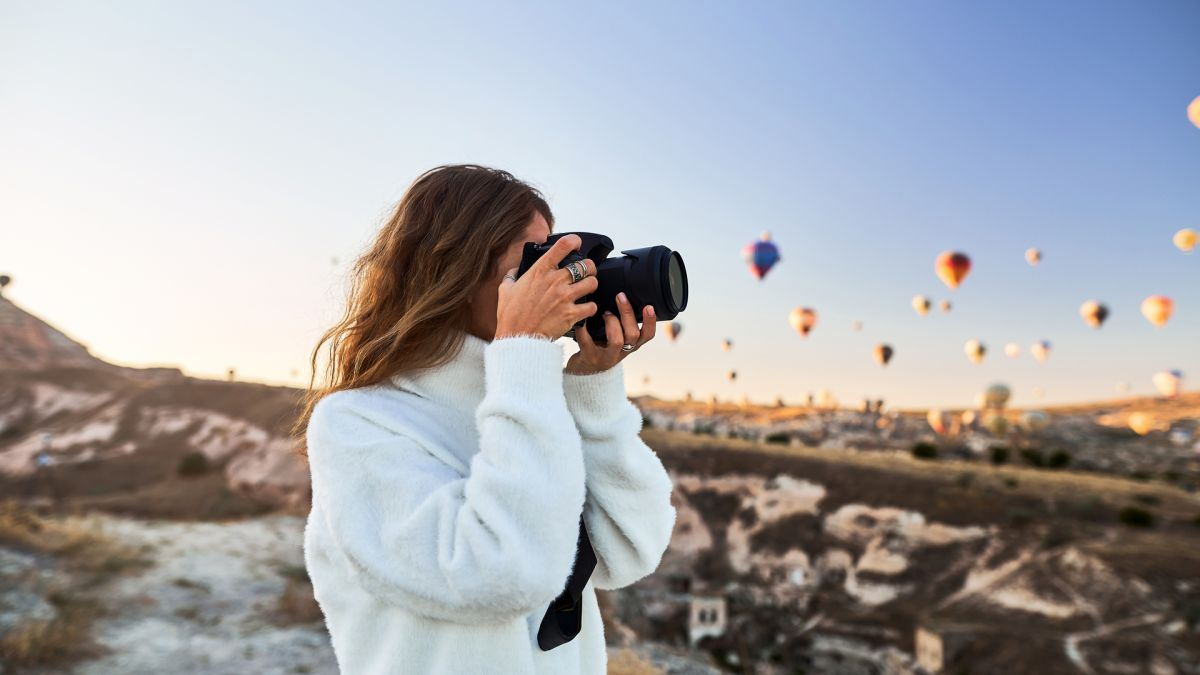
//> input picture girl.jpg, 1200 x 675 px
$ ./grayscale   (built with g++ and OpenCV 4)
//> lines starting //> are read from the running program, lines starting //| are printed output that depends on the picture
// OpenCV Grayscale Image Tutorial
#include <opencv2/core/core.hpp>
#include <opencv2/highgui/highgui.hpp>
#include <iostream>

using namespace cv;
using namespace std;

int main()
{

 cv::Mat src1,src2;

 src1 = imread("/home/ravina/sample/girl.jpg",cv::IMREAD_COLOR);
//> src1 is the input picture: 675 rows x 1200 cols, CV_8UC3; mean B, G, R 169.7, 166.3, 166.7
 src2 = Mat::zeros(src1.rows,src1.cols, cv::IMREAD_GRAYSCALE);

 if( !src1.data ) { printf("Error loading src1 \n"); return -1;}


int sum = 0;

for (int i=0; i<src1.cols ; i++){
for (int j=0 ; j<src1.rows ; j++)
 {
Vec3b color1 = src1.at<Vec3b>(Point(i,j));
Scalar color2 = src2.at<uchar>(Point(i,j));
for(int c=0;c<3;c++){
    sum = sum + (0.33*src1.at<Vec3b>(Point(i,j))[c]);
}
src2.at<uchar>(Point(i,j)) = sum;
      //src2.at<uchar>(Point(i,j)) = (0.33*src1.at<Vec3b>(Point(i,j))[0]+0.33*src1.at<Vec3b>(Point(i,j))[1]+0.33*src1.at<Vec3b>(Point(i,j))[2]);


  }
 }
//> this loop made 1200 passes
//> sum on passes 1 to 3: 104468, 208923, 313505
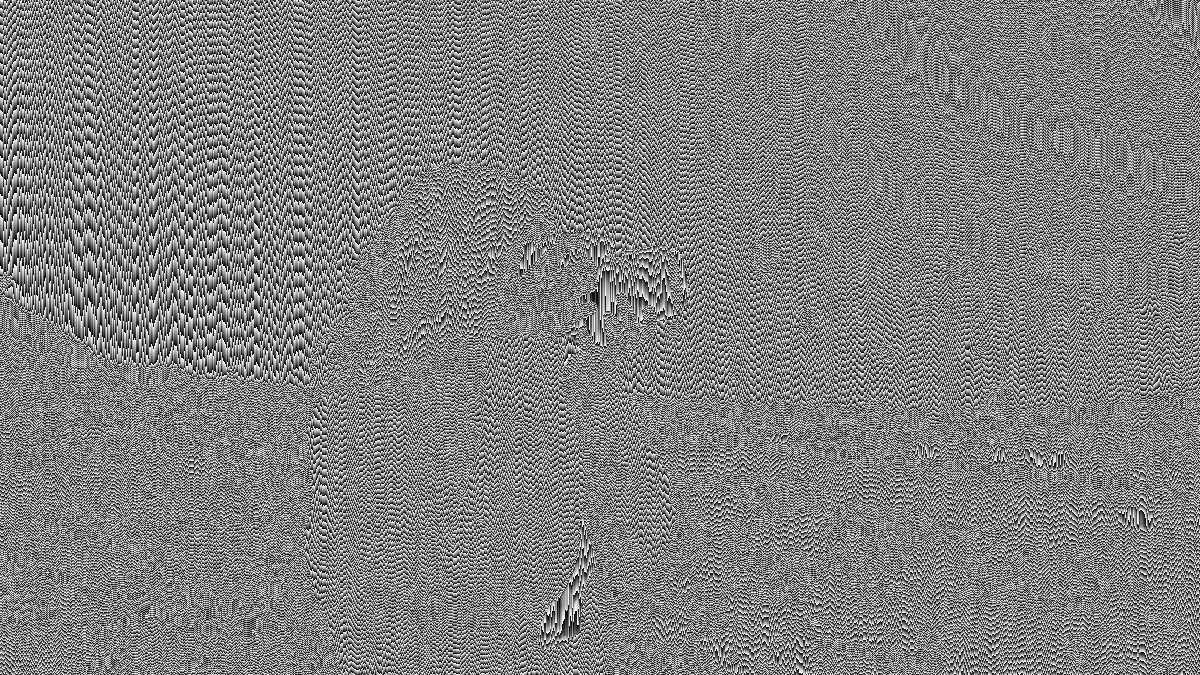
//> src2: 675 rows x 1200 cols, CV_8UC1; min 0, max 255, mean 127.5
//> after the loop, sum = 133100156


    // [72 lines of commented-out code are left out]


imshow("GRAYSCALE_IMAGE", src2);


imshow("Original Image", src1);

 waitKey(0);
 return 0;
}

$ run again, with tom.png saved as girl.jpg
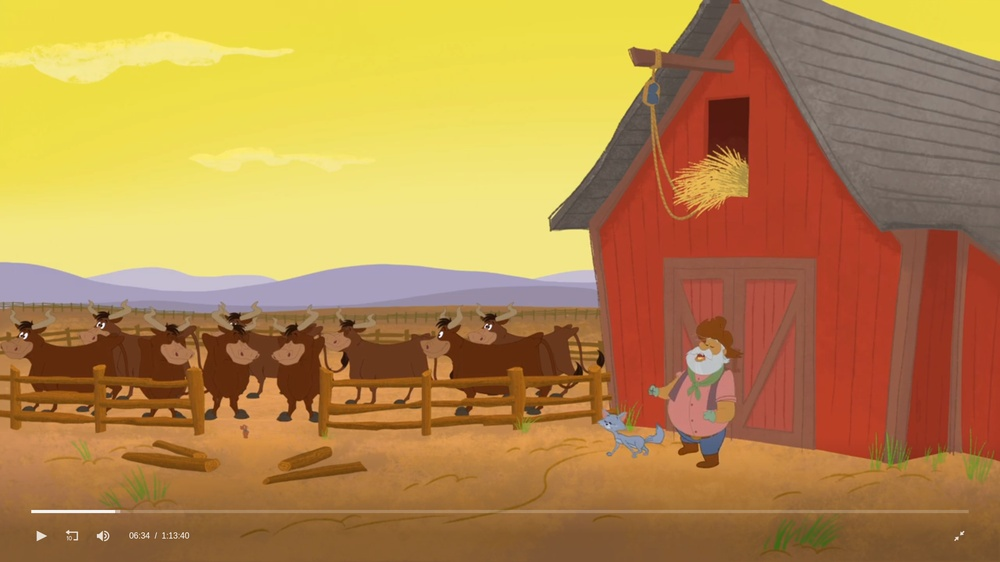
//> input picture tom.png, 1000 x 562 px, shrunk from 1920 x 1080 before the run
//> src1 is the input picture: 562 rows x 1000 cols, CV_8UC3; mean B, G, R 75.4, 137.3, 180.2
//> the loop `for (int i=0; i<src1.cols ; i++)` made 1000 passes
//> sum on passes 1 to 3: 83571, 167066, 250573
//> after the loop `for (int i=0; i<src1.cols ; i++)`:
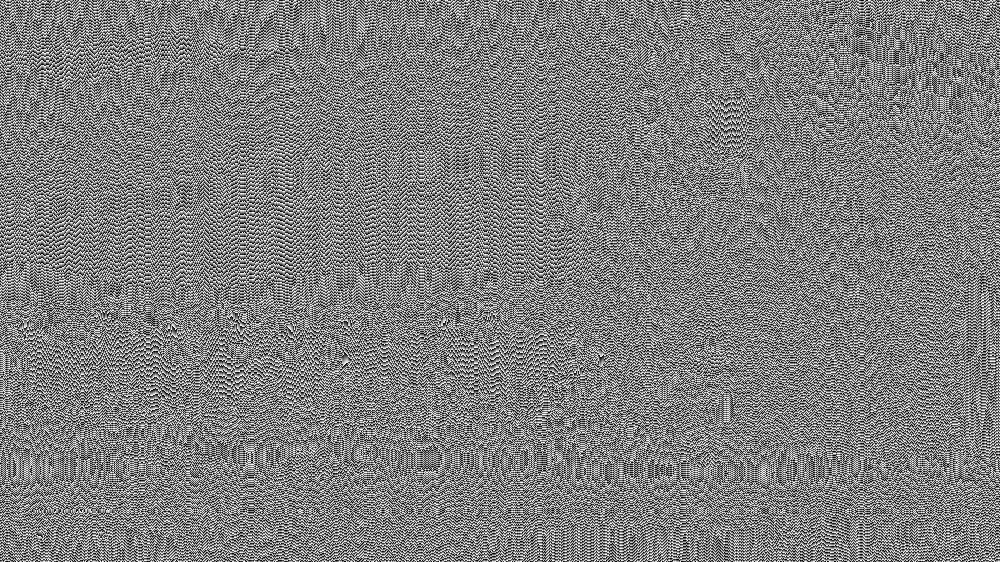
//> src2: 562 rows x 1000 cols, CV_8UC1; min 0, max 255, mean 127.5
//> after the loop `for (int i=0; i<src1.cols ; i++)`: sum = 72038620
